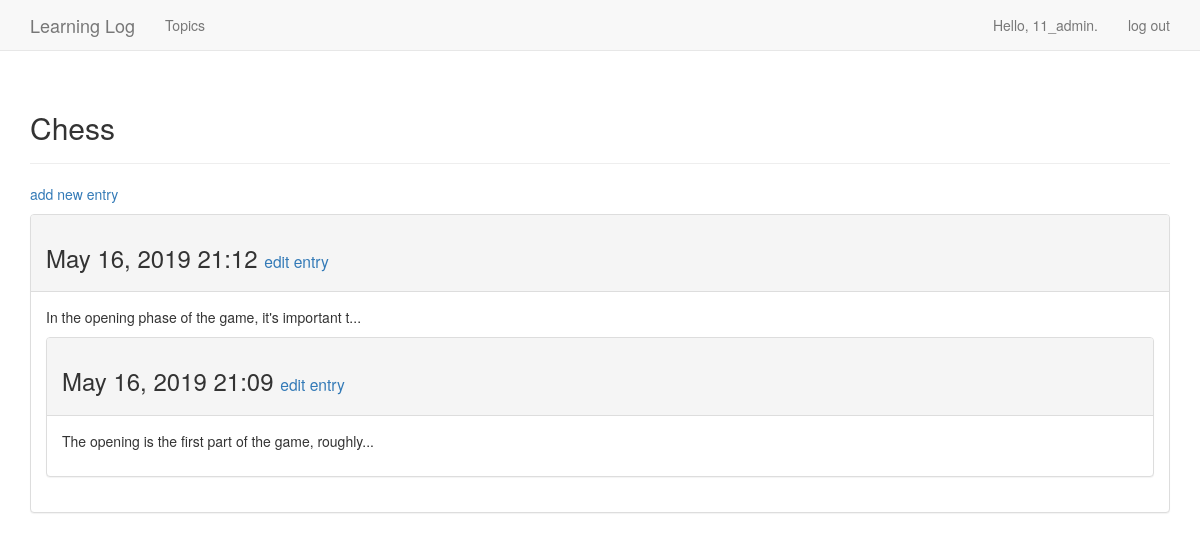
Before: /topics/1/ (signed in) with the older database file.
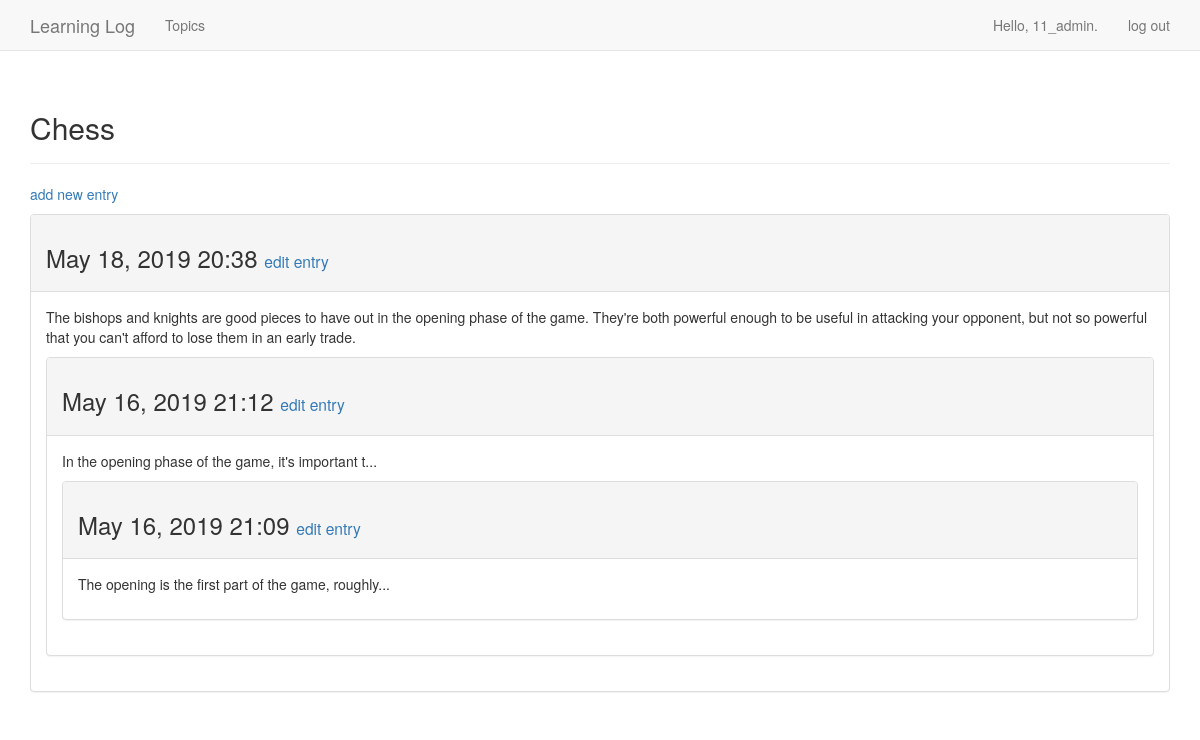
After: the same page with the newer database file.
### learning_logs/models.py (models this page shows, shortened)
class Topic(models.Model):
    text = models.CharField(max_length=200)
    date_added = models.DateTimeField(auto_now_add=True)
    owner = models.ForeignKey(User)
    def __str__(self):
        return self.text

class Entry(models.Model):
    topic = models.ForeignKey(Topic)
    text = models.TextField()
    date_added = models.DateTimeField(auto_now_add=True)
    class Meta:
        verbose_name_plural = 'entries'

### learning_logs/views.py (the view)
# urls.py: url(r'^topics/(?P<topic_id>\d+)/$', views.topic, name='topic'),
@login_required
def topic(request, topic_id):
    topic = Topic.objects.get(id=topic_id)
    if topic.owner != request.user:
        raise Http404
    entries = topic.entry_set.order_by('-date_added')
    context = {'topic': topic, 'entries': entries}
    return render(request, 'learning_logs/topic.html', context)

### learning_logs/templates/learning_logs/topic.html (shortened to what this page needs)
{% extends 'learning_logs/base.html' %}
{% block header %}
   <h2>{{ topic }}</h2>
{% endblock header %}
{% block content %}
    <p>
        <a href="{% url 'learning_logs:new_entry' topic.id %}">add new entry</a>
    </p>
    {% for entry in entries %}
        <div class="panel panel-default">
            <div class="panel-heading">
                <h3>
                    {{ entry.date_added|date:'M d, Y H:i' }}
                    <small>
                        <a href="{% url 'learning_logs:edit_entry' entry.id %}">
                        edit entry</a>
                    </small>
                </h3>
            </div>
            <div class="panel-body">
                {{ entry.text|linebreaks }}
        {% empty %}
            There are no entries for this topic yet.
        {% endfor %}
{% endblock content %}

### learning_logs/templates/learning_logs/base.html (shortened to what this page needs)
{% load bootstrap3 %}
<!DOCTYPE html>
<html lang="en">
    <head>
        {% bootstrap_css %}
    </head>
        <body>
            <nav class="navbar navbar-default navbar-static-top">
                <div class="container">
                    <div class="navbar-header">
                        <a class="navbar-brand" href="{% url 'learning_logs:index' %}">
                            Learning Log</a>
                    </div>
                    <div id="navbar" class="navbar-collapse collapse">
                        <ul class="nav navbar-nav">
                            <li><a href="{% url 'learning_logs:topics' %}">Topics</a></li>
                        </ul>
                        <ul class="nav navbar-nav navbar-right">
                            {% if user.is_authenticated %}
                                <li><a>Hello, {{ user.username }}.</a></li>
                                <li><a href="{% url 'users:logout' %}">log out</a></li>
                            {% else %}
                                <li><a href="{% url 'users:register' %}">register</a></li>
                                <li><a href="{% url 'users:login' %}">log in</a></li>
                            {% endif %}
                        </ul>
                    </div>
                </div>
            </nav>
                <div class="container">
                    <div class="page-header">
                        {% block header %}
                        {% endblock header %}
                    </div>
                    <div>
                        {% block content %}
                        {% endblock content %}
                    </div>
        </body>
    </html>

Changed rows visible on the page:
added Entry: date_added "May 18, 2019 20:38", text "The bishops and knights are good pieces to have out in the opening phase of the game. They're both powerful enough to be useful in attacking your opponent, but not so powerful that you can't afford to lose them in an early trade."
